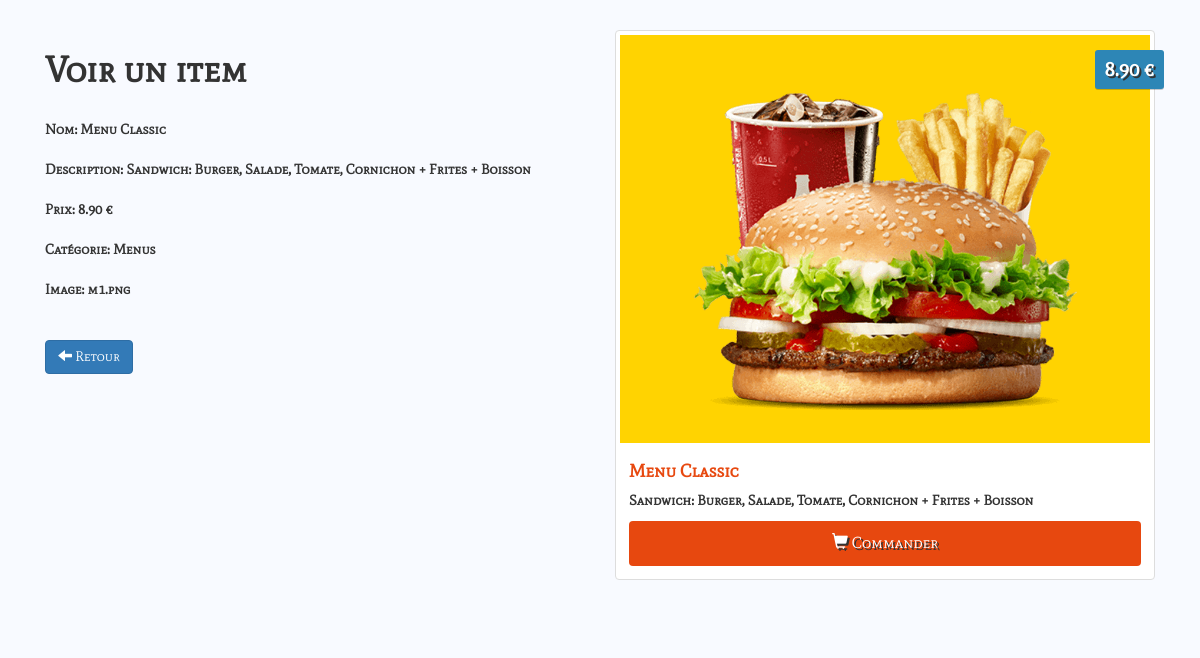
Screenshot of /admin/view.php?id=1 with the database file from the repository.
### tables this page shows
CREATE TABLE IF NOT EXISTS `items` (
  `id` int(11) DEFAULT NULL,
  `name` varchar(33) DEFAULT NULL,
  `description` varchar(300) DEFAULT NULL,
  `price` float DEFAULT NULL,
  `image` varchar(30) DEFAULT NULL,
  `category` int(11) DEFAULT NULL
);

CREATE TABLE IF NOT EXISTS `categories` (
  `id` int(12) DEFAULT NULL,
  `name` varchar(23) DEFAULT NULL
);

### admin/view.php (the view, shortened to what this page needs)
<?php
    if(!empty($_GET['id']))
    {
        $id = checkInput($_GET['id']);
    }
    $db = Database::connect();
    $statement = $db->prepare("SELECT items.id, items.name, items.description, items.price, items.image, categories.name AS category FROM items LEFT JOIN categories ON items.category = categories.id WHERE items.id = ?");
    $statement->execute(array($id));
    $item = $statement->fetch();
    function checkInput($data)
    {
      $data = trim($data);
      $data = stripslashes($data);
      $data = htmlspecialchars($data);
      return $data;
    }
?>
<!DOCTYPE html>
<html>
    <head>
        <link rel="stylesheet" href="https://maxcdn.bootstrapcdn.com/bootstrap/3.3.6/css/bootstrap.min.css">
        <link rel="stylesheet" href="../css/styles.css">
    </head>
    <body>
         <div class="container admin">
            <div class="row">
               <div class="col-sm-6">
                    <h1><strong>Voir un item</strong></h1>
                    <br>
                    <form>
                      <div class="form-group">
                        <label>Nom:</label><?php echo '  '.$item['name'];?>
                      </div>
                      <div class="form-group">
                        <label>Description:</label><?php echo '  '.$item['description'];?>
                      </div>
                      <div class="form-group">
                        <label>Prix:</label><?php echo '  '.number_format((float)$item['price'], 2, '.', ''). ' €';?>
                      </div>
                      <div class="form-group">
                        <label>Catégorie:</label><?php echo '  '.$item['category'];?>
                      </div>
                      <div class="form-group">
                        <label>Image:</label><?php echo '  '.$item['image'];?>
                      </div>
                    </form>
                    <br>
                    <div class="form-actions">
                      <a class="btn btn-primary" href="index.php"><span class="glyphicon glyphicon-arrow-left"></span> Retour</a>
                    </div>
                </div>
                <div class="col-sm-6 site">
                    <div class="thumbnail">
                        <img src="<?php echo '../images/'.$item['image'];?>" alt="...">
                        <div class="price"><?php echo number_format((float)$item['price'], 2, '.', ''). ' €';?></div>
                          <div class="caption">
                            <h4><?php echo $item['name'];?></h4>
                            <p><?php echo $item['description'];?></p>
                            <a href="#" class="btn btn-order" role="button"><span class="glyphicon glyphicon-shopping-cart"></span> Commander</a>
                          </div>
                    </div>
                </div>
            </div>
        </div>
    </body>
</html>

### css/styles.css (style rules this page uses)
* { box-sizing: border-box; transition: ease all .3s; user-select: none; padding: 0; margin: 0; scroll-behavior: smooth; }
body { background-color: #fff; }
.site { font-family: 'MateSC-Regular', sans-serif; font-weight: bolder; }
.thumbnail img { background: #ffd301; }
.price { background: #2d86b6; box-shadow: 0 1px rgba(0,0,0,0.2); -moz-box-shadow: 0 1px rgba(0,0,0,0.2); -webkit-box-shadow: 0 1px rgba(0,0,0,0.2); color: #fff; text-shadow: 2px 2px #333; position: absolute; right: 6px; top: 20px; padding: 5px 10px; font-size: 20px; border-radius: 3px; }
.caption > h4 { color: #e7480f; font-weight: bolder; font-size: 18px; }
.btn-order { width: 100%; padding: 10px; font-size: 16px; color: #fff; background-color: #e7480f; text-decoration: none; text-shadow: 2px 2px #333; }
.admin { padding: 30px; border-radius: 10px; font-family: 'MateSC-Regular', sans-serif; font-weight: bolder; }

### admin/view.php (style rules this page uses)
body { background-color: #f8faff; }

### rows the page displays
items: name "Menu Classic", description "Sandwich: Burger, Salade, Tomate, Cornichon + Frites + Boisson", price "8.90", categories.name "Menus", image "m1.png", image (picture)
